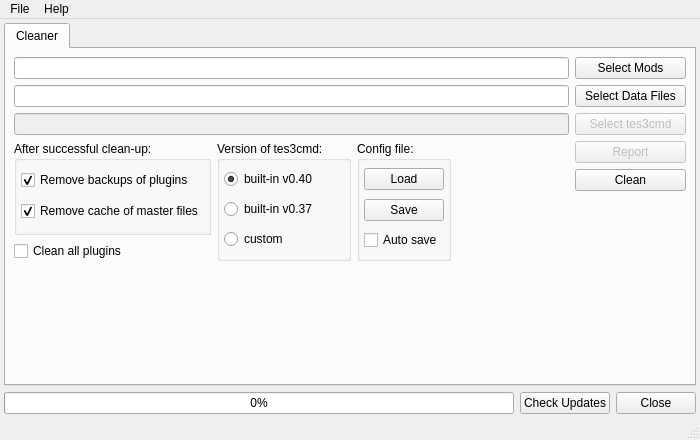
<?xml version="1.0" encoding="UTF-8"?>
<ui version="4.0">
 <author>Michal Plichta</author>
 <class>QtGui</class>
 <widget class="QMainWindow" name="QtGui">
  <property name="geometry">
   <rect>
    <x>0</x>
    <y>0</y>
    <width>700</width>
    <height>440</height>
   </rect>
  </property>
  <property name="sizePolicy">
   <sizepolicy hsizetype="Preferred" vsizetype="Preferred">
    <horstretch>0</horstretch>
    <verstretch>0</verstretch>
   </sizepolicy>
  </property>
  <property name="minimumSize">
   <size>
    <width>660</width>
    <height>350</height>
   </size>
  </property>
  <property name="windowTitle">
   <string>Mod Helper Tool</string>
  </property>
  <property name="windowIcon">
   <iconset resource="../qtgui.qrc">
    <normaloff>:/images/img/moht.png</normaloff>:/images/img/moht.png</iconset>
  </property>
  <widget class="QWidget" name="centralwidget">
   <layout class="QGridLayout" name="gridLayout">
    <item row="1" column="0">
     <widget class="QProgressBar" name="progressbar">
      <property name="value">
       <number>0</number>
      </property>
     </widget>
    </item>
    <item row="1" column="2">
     <widget class="QPushButton" name="pb_close">
      <property name="text">
       <string>Close</string>
      </property>
     </widget>
    </item>
    <item row="1" column="1">
     <widget class="QPushButton" name="pb_chk_updates">
      <property name="text">
       <string>Check Updates</string>
      </property>
     </widget>
    </item>
    <item row="0" column="0" colspan="3">
     <widget class="QTabWidget" name="tw_main">
      <property name="currentIndex">
       <number>0</number>
      </property>
      <widget class="QWidget" name="tab_clean">
       <attribute name="title">
        <string>Cleaner</string>
       </attribute>
       <layout class="QGridLayout" name="gridLayout_2">
        <item row="0" column="0">
         <widget class="QStackedWidget" name="stacked_clean">
          <property name="currentIndex">
           <number>0</number>
          </property>
          <widget class="QWidget" name="page_clean">
           <layout class="QGridLayout" name="gridLayout_4">
            <item row="5" column="1" rowspan="5">
             <widget class="QGroupBox" name="groupBox_2">
              <property name="title">
               <string>Version of tes3cmd:</string>
              </property>
              <layout class="QVBoxLayout" name="verticalLayout_2">
               <item>
                <widget class="QRadioButton" name="rb_40">
                 <property name="text">
                  <string>built-in v0.40</string>
                 </property>
                 <property name="checked">
                  <bool>true</bool>
                 </property>
                </widget>
               </item>
               <item>
                <widget class="QRadioButton" name="rb_37">
                 <property name="text">
                  <string>built-in v0.37</string>
                 </property>
                 <property name="checked">
                  <bool>false</bool>
                 </property>
                </widget>
               </item>
               <item>
                <widget class="QRadioButton" name="rb_custom">
                 <property name="text">
                  <string>custom</string>
                 </property>
                </widget>
               </item>
              </layout>
             </widget>
            </item>
            <item row="5" column="4">
             <widget class="QPushButton" name="pb_report">
              <property name="enabled">
               <bool>false</bool>
              </property>
              <property name="text">
               <string>Report</string>
              </property>
             </widget>
            </item>
            <item row="5" column="0" rowspan="4">
             <widget class="QGroupBox" name="groupBox">
              <property name="title">
               <string>After successful clean-up:</string>
              </property>
              <layout class="QVBoxLayout" name="verticalLayout">
               <item>
                <widget class="QCheckBox" name="cb_rm_backup">
                 <property name="toolTip">
                  <string>&lt;html&gt;&lt;head/&gt;&lt;body&gt;&lt;p&gt;During clean-up plugin file is copied to Data Files folder.&lt;/p&gt;&lt;p&gt;Cleaning proces create new plugin file.&lt;/p&gt;&lt;p&gt;When checkbox is checked dirty plugin file is removed.&lt;/p&gt;&lt;/body&gt;&lt;/html&gt;</string>
                 </property>
                 <property name="text">
                  <string>Remove backups of plugins</string>
                 </property>
                 <property name="checked">
                  <bool>true</bool>
                 </property>
                </widget>
               </item>
               <item>
                <widget class="QCheckBox" name="cb_rm_cache">
                 <property name="toolTip">
                  <string>&lt;html&gt;&lt;head/&gt;&lt;body&gt;&lt;p&gt;Clean-up proccess create cache of master files in Data FIles folder.&lt;/p&gt;&lt;p&gt;It speed up cleaning a bit, but it takes some disk space as well.&lt;/p&gt;&lt;p&gt;When checkbox is checked, this cache is removed.&lt;/p&gt;&lt;/body&gt;&lt;/html&gt;</string>
                 </property>
                 <property name="text">
                  <string>Remove cache of master files</string>
                 </property>
                 <property name="checked">
                  <bool>true</bool>
                 </property>
                </widget>
               </item>
              </layout>
             </widget>
            </item>
            <item row="1" column="4">
             <widget class="QPushButton" name="pb_morrowind_dir">
              <property name="toolTip">
               <string>&lt;html&gt;&lt;head/&gt;&lt;body&gt;&lt;p&gt;Select &lt;span style=&quot; font-weight:600;&quot;&gt;Data Files &lt;/span&gt;folder of Morrowind installation&lt;/p&gt;&lt;/body&gt;&lt;/html&gt;</string>
              </property>
              <property name="text">
               <string>Select Data Files</string>
              </property>
             </widget>
            </item>
            <item row="0" column="0" colspan="4">
             <widget class="QLineEdit" name="le_mods_dir"/>
            </item>
            <item row="6" column="4">
             <widget class="QPushButton" name="pb_clean">
              <property name="text">
               <string>Clean</string>
              </property>
             </widget>
            </item>
            <item row="2" column="0" colspan="4">
             <widget class="QLineEdit" name="le_tes3cmd">
              <property name="enabled">
               <bool>false</bool>
              </property>
             </widget>
            </item>
            <item row="0" column="4">
             <widget class="QPushButton" name="pb_mods_dir">
              <property name="toolTip">
               <string>&lt;html&gt;&lt;head/&gt;&lt;body&gt;&lt;p&gt;Select root folder with Mods to clean.&lt;/p&gt;&lt;/body&gt;&lt;/html&gt;</string>
              </property>
              <property name="text">
               <string>Select Mods</string>
              </property>
             </widget>
            </item>
            <item row="9" column="0">
             <widget class="QCheckBox" name="cb_clean_all">
              <property name="toolTip">
               <string>&lt;html&gt;&lt;head/&gt;&lt;body&gt;&lt;p&gt;Try clean all found plugins.&lt;/p&gt;&lt;/body&gt;&lt;/html&gt;</string>
              </property>
              <property name="text">
               <string>Clean all plugins</string>
              </property>
             </widget>
            </item>
            <item row="8" column="3" colspan="2">
             <spacer name="horizontalSpacer">
              <property name="orientation">
               <enum>Qt::Horizontal</enum>
              </property>
              <property name="sizeHint" stdset="0">
               <size>
                <width>235</width>
                <height>38</height>
               </size>
              </property>
             </spacer>
            </item>
            <item row="1" column="0" colspan="4">
             <widget class="QLineEdit" name="le_morrowind_dir"/>
            </item>
            <item row="2" column="4">
             <widget class="QPushButton" name="pb_tes3cmd">
              <property name="enabled">
               <bool>false</bool>
              </property>
              <property name="toolTip">
               <string>&lt;html&gt;&lt;head/&gt;&lt;body&gt;&lt;p&gt;Select custom &lt;span style=&quot; font-weight:600;&quot;&gt;tes3cmd&lt;/span&gt; executable file, or keep using built-in one&lt;/p&gt;&lt;/body&gt;&lt;/html&gt;</string>
              </property>
              <property name="text">
               <string>Select tes3cmd</string>
              </property>
             </widget>
            </item>
            <item row="5" column="2" rowspan="5">
             <widget class="QGroupBox" name="groupBox_3">
              <property name="title">
               <string>Config file:</string>
              </property>
              <layout class="QVBoxLayout" name="verticalLayout_3">
               <item>
                <widget class="QPushButton" name="pb_load">
                 <property name="text">
                  <string>Load</string>
                 </property>
                </widget>
               </item>
               <item>
                <widget class="QPushButton" name="pb_save">
                 <property name="text">
                  <string>Save</string>
                 </property>
                </widget>
               </item>
               <item>
                <widget class="QCheckBox" name="cb_auto_save">
                 <property name="text">
                  <string>Auto save</string>
                 </property>
                </widget>
               </item>
              </layout>
             </widget>
            </item>
            <item row="10" column="0" colspan="5">
             <spacer name="verticalSpacer_2">
              <property name="orientation">
               <enum>Qt::Vertical</enum>
              </property>
              <property name="sizeHint" stdset="0">
               <size>
                <width>20</width>
                <height>40</height>
               </size>
              </property>
             </spacer>
            </item>
           </layout>
          </widget>
          <widget class="QWidget" name="page_report">
           <layout class="QGridLayout" name="gridLayout_5">
            <item row="0" column="0">
             <widget class="QTreeWidget" name="tree_report">
              <column>
               <property name="text">
                <string>Plugin</string>
               </property>
              </column>
              <column>
               <property name="text">
                <string>Status</string>
               </property>
              </column>
              <column>
               <property name="text">
                <string>Time</string>
               </property>
              </column>
             </widget>
            </item>
            <item row="1" column="0">
             <widget class="QPushButton" name="pb_back_clean">
              <property name="text">
               <string>Back</string>
              </property>
             </widget>
            </item>
           </layout>
          </widget>
         </widget>
        </item>
       </layout>
      </widget>
     </widget>
    </item>
   </layout>
  </widget>
  <widget class="QMenuBar" name="menubar">
   <property name="geometry">
    <rect>
     <x>0</x>
     <y>0</y>
     <width>700</width>
     <height>27</height>
    </rect>
   </property>
   <widget class="QMenu" name="menuFile">
    <property name="title">
     <string>File</string>
    </property>
    <addaction name="actionLoad"/>
    <addaction name="actionSave"/>
    <addaction name="actionSave_as"/>
    <addaction name="actionQuit"/>
   </widget>
   <widget class="QMenu" name="menuHelp">
    <property name="title">
     <string>Help</string>
    </property>
    <addaction name="actionReportIssue"/>
    <addaction name="separator"/>
    <addaction name="actionAboutMoht"/>
    <addaction name="actionAboutQt"/>
    <addaction name="separator"/>
    <addaction name="actionCheckUpdates"/>
   </widget>
   <addaction name="menuFile"/>
   <addaction name="menuHelp"/>
  </widget>
  <widget class="QStatusBar" name="statusbar"/>
  <action name="actionQuit">
   <property name="text">
    <string>&amp;Quit</string>
   </property>
   <property name="shortcut">
    <string>Ctrl+Q</string>
   </property>
  </action>
  <action name="actionReportIssue">
   <property name="text">
    <string>Report issue</string>
   </property>
  </action>
  <action name="actionAboutMoht">
   <property name="text">
    <string>About Moht</string>
   </property>
  </action>
  <action name="actionAboutQt">
   <property name="text">
    <string>About Qt</string>
   </property>
  </action>
  <action name="actionCheckUpdates">
   <property name="text">
    <string>Check updates</string>
   </property>
  </action>
  <action name="actionLoad">
   <property name="text">
    <string>Load</string>
   </property>
   <property name="shortcut">
    <string>Ctrl+L</string>
   </property>
  </action>
  <action name="actionSave">
   <property name="text">
    <string>Save</string>
   </property>
   <property name="shortcut">
    <string>Ctrl+S</string>
   </property>
  </action>
  <action name="actionSave_as">
   <property name="text">
    <string>Save as...</string>
   </property>
  </action>
 </widget>
 <layoutdefault spacing="6" margin="4"/>
 <tabstops>
  <tabstop>tw_main</tabstop>
 </tabstops>
 <resources>
  <include location="../qtgui.qrc"/>
 </resources>
 <connections>
  <connection>
   <sender>pb_close</sender>
   <signal>clicked(bool)</signal>
   <receiver>QtGui</receiver>
   <slot>close()</slot>
   <hints>
    <hint type="sourcelabel">
     <x>596</x>
     <y>275</y>
    </hint>
    <hint type="destinationlabel">
     <x>576</x>
     <y>318</y>
    </hint>
   </hints>
  </connection>
 </connections>
</ui>
